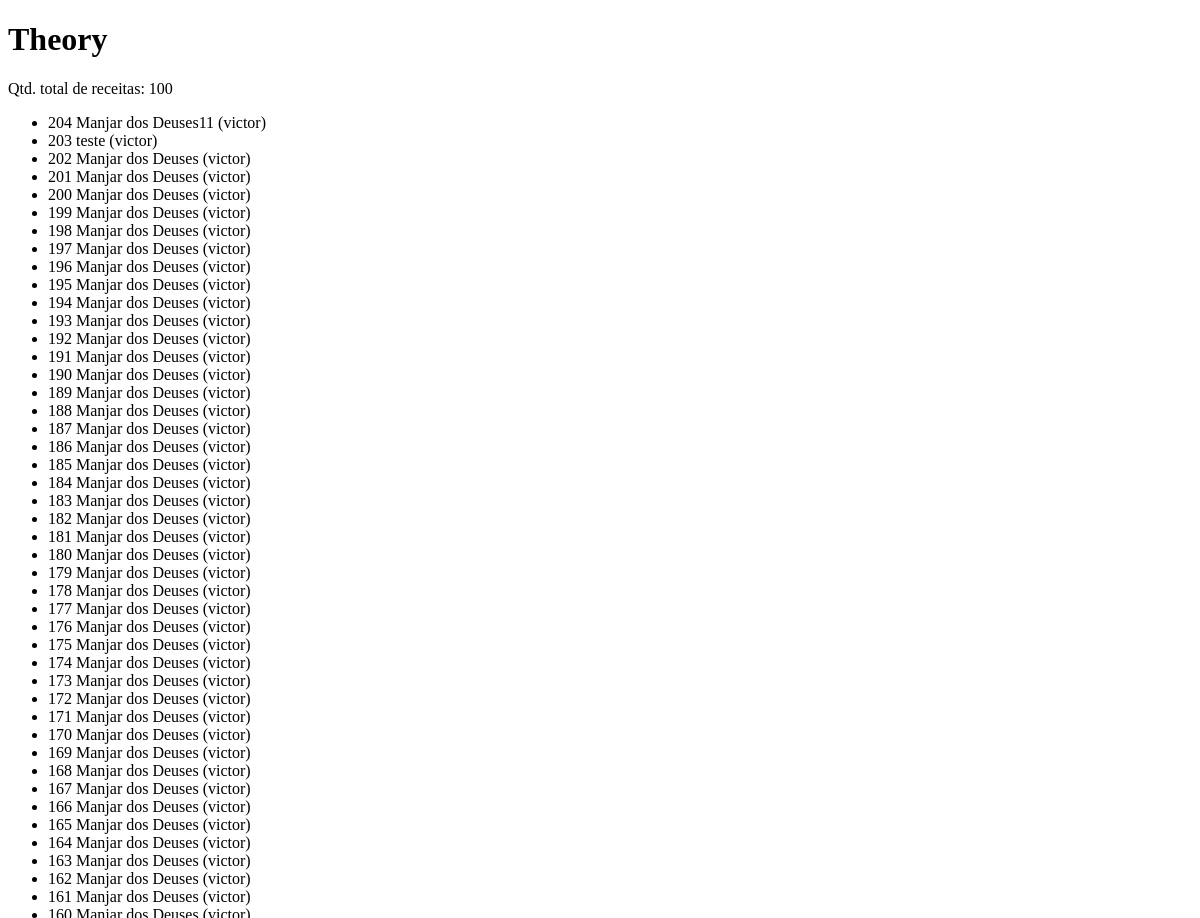
Page /recipes/theory/ (upper part) on the earlier database version.
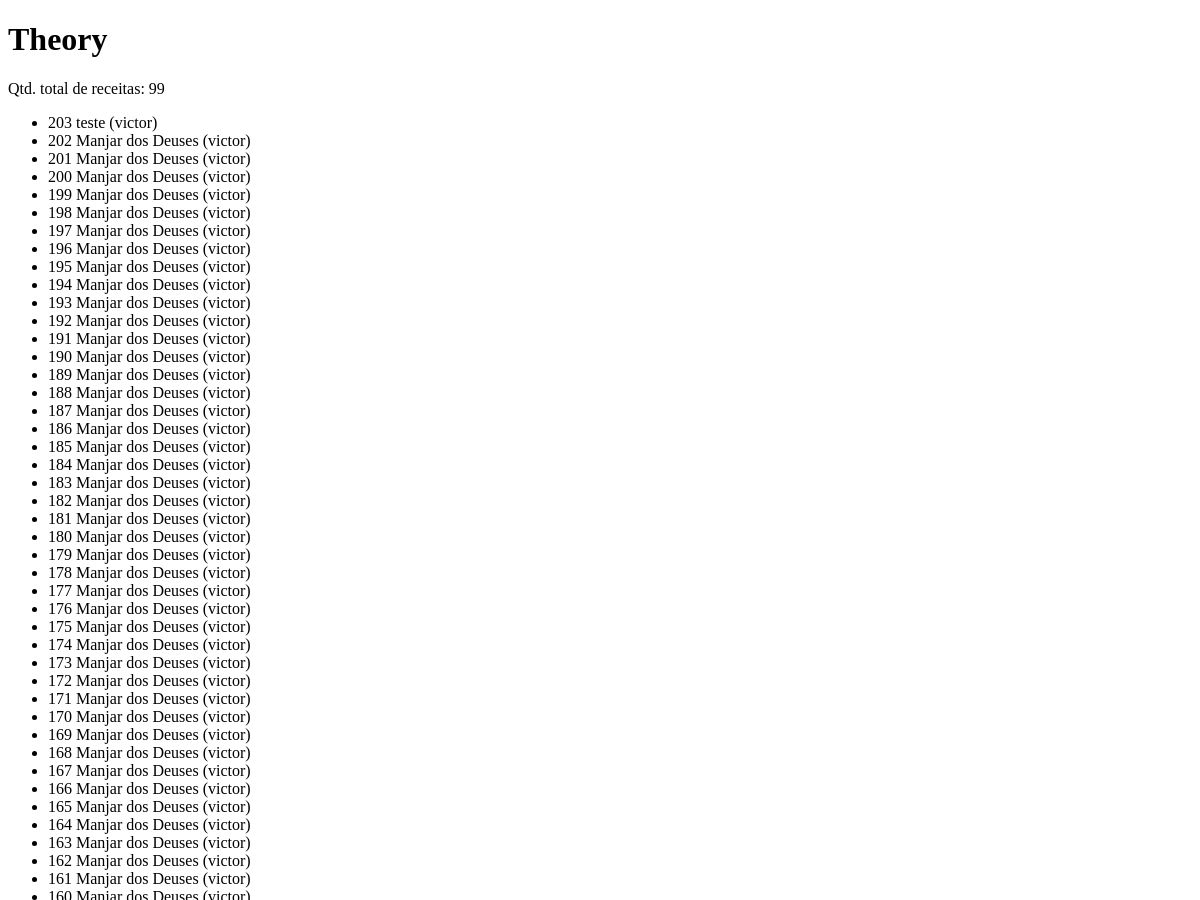
Same page on the later database version.
### recipes/models.py (models this page shows, shortened)
class Recipe(models.Model):
    objects = RecipeManager()
    title = models.CharField(max_length=65, verbose_name=_('Title'))
    description = models.CharField(max_length=165)
    slug = models.SlugField(unique=True)
    preparation_time = models.IntegerField()
    preparation_time_unit = models.CharField(max_length=65)
    servings = models.IntegerField()
    servings_unit = models.CharField(max_length=65)
    preparation_steps = models.TextField()
    preparation_steps_is_html = models.BooleanField(default=False)
    created_at = models.DateTimeField(auto_now_add=True)
    updated_at = models.DateTimeField(auto_now=True)
    is_published = models.BooleanField(default=False)
    cover = models.ImageField(
        upload_to='recipes/covers/%Y/%m/%d/',
        blank=True,
        default='')
    category = models.ForeignKey(
        Category, on_delete=models.SET_NULL, null=True, blank=True,
        default=None,
    )
    author = models.ForeignKey(
        User, on_delete=models.SET_NULL, null=True
    )
    tags = models.ManyToManyField(Tag, blank=True, default='')
    class Meta:
        verbose_name = _('Recipe')
        verbose_name_plural = _('Recipes')

### recipes/views/site.py (the view)
# urls.py: path('recipes/theory/',
def theory(request, *args, **kwargs):
    recipes = Recipe.objects.get_published()
    number_of_recipes = recipes.aggregate(number=Count('id'))
    context = {
        'recipes': recipes,
        'number_of_recipes': number_of_recipes['number']
    }
    return render(
        request,
        'recipes/pages/theory.html',
        context=context
    )

### recipes/models.py (called while the page is built)
    def get_published(self):
        return self.filter(
            is_published=True
        ).annotate(
            author_full_name=Concat(
                F('author__first_name'), Value(' '),
                F('author__last_name'), Value(' ('),
                F('author__username'), Value(')'),
            )
        ) \
            .order_by('-id') \
            .select_related('category', 'author') \
            .prefetch_related('tags')

### recipes/templates/recipes/pages/theory.html (shortened to what this page needs)
<!DOCTYPE html>
<html lang="pt-BR">
<head>
</head>
<body>
    <h1>Theory</h1>
    <p>Qtd. total de receitas: {{ number_of_recipes }}</p>
    <ul>
        {% for recipe in recipes %}
            <li>
                {{ recipe.id }} {{ recipe.title }} {{ recipe.author_full_name }}
            </li>
        {% empty %}
            <p>No recipes found</p>
        {% endfor %}
    </ul>
</body>
</html>

Differences in the rows shown:
removed Recipe: id "204", title "Manjar dos Deuses11", author_full_name "(victor)"
Other differences:
{{ number_of_recipes }}: "100" → "99"
